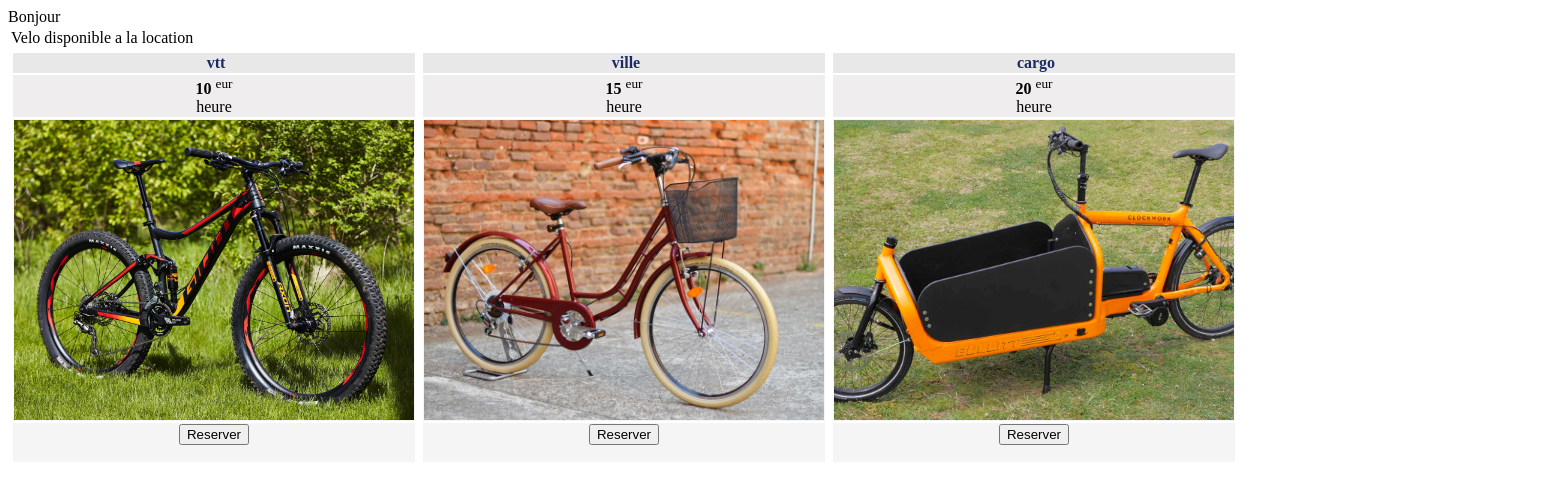
The app's page /rental.php, older data.
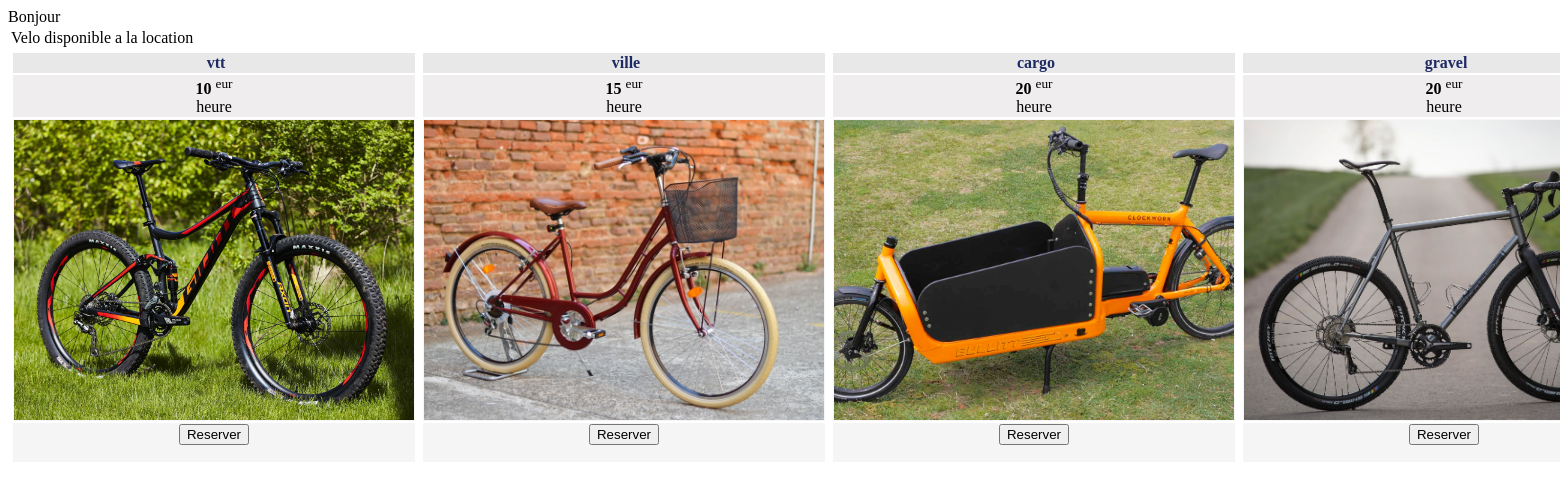
The same page, newer data.
### tables this page shows
CREATE TABLE IF NOT EXISTS `velo` (
  `ID_velo` int(11) AUTO_INCREMENT,
  `Modele` varchar(20) NOT NULL,
  `Tarif` int(11) NOT NULL,
  `Image` varchar(50) NOT NULL,
  PRIMARY KEY (`ID_velo`)
);

### rental.php (the view, shortened to what this page needs)
<html>
<head>
<link rel="stylesheet" href="style.css">
</head>
<body>
<?php
include 'bd_access.php';
echo "Bonjour " . $_SESSION['username'];
echo "<br />";
$velodispo = $bdd->prepare('SELECT * FROM velo WHERE ID_velo NOT IN(SELECT ID_velo FROM location)');
$velodispo->execute();
?>
<table>
<tr>
<td colspan="2">Velo disponible a la location</td>
</tr>
<tr>
<td>
<?php
while ($row = $velodispo->fetch()) {
echo "<table>";
echo   "<tbody>";
echo     "<tr>";
echo       "<td style=\"text-align: center; background-color: #e8e8e8;\">&nbsp;<span style=\"color: #1e2a64;\"><strong>" . $row['Modele'] . "</strong></span>";
echo       "</td>";
echo     "</tr>";
echo     "<tr>";
echo       "<td style=\"text-align: center; background-color: #efedee;\">
                <div class=\"circle\"><strong>" . $row['Tarif'] . "</strong>  <sup>eur</sup><br>heure</div>";
echo       "</td>";
echo     "</tr>";
echo     "<tr>";
echo       "<td style=\"text-align: center; background-color: #f5f5f5;\"><img src=\"" . $row['Image'] . "\">";
echo       "</td>";
echo     "</tr>";
echo     "<tr>";
echo       "<td style=\"text-align: center; background-color: #f5f5f5;\"><form action=\"reservation.php\" method=\"post\"><button name=\"foo\" value=\"upvote\">Reserver</button></form>";
echo       "</td>";
echo     "</tr>";
echo   "</tbody>";
echo "</table>";
echo    "</td><td>";
}
?>
</tr>
</table>
</body>
</html>

### style.css (style rules this page uses)
img { width: 400px; height: 300px; object-fit: cover; }

Row changes from the older to the newer data that the page shows:
added velo: Modele "gravel", Tarif "20", Image (picture)
